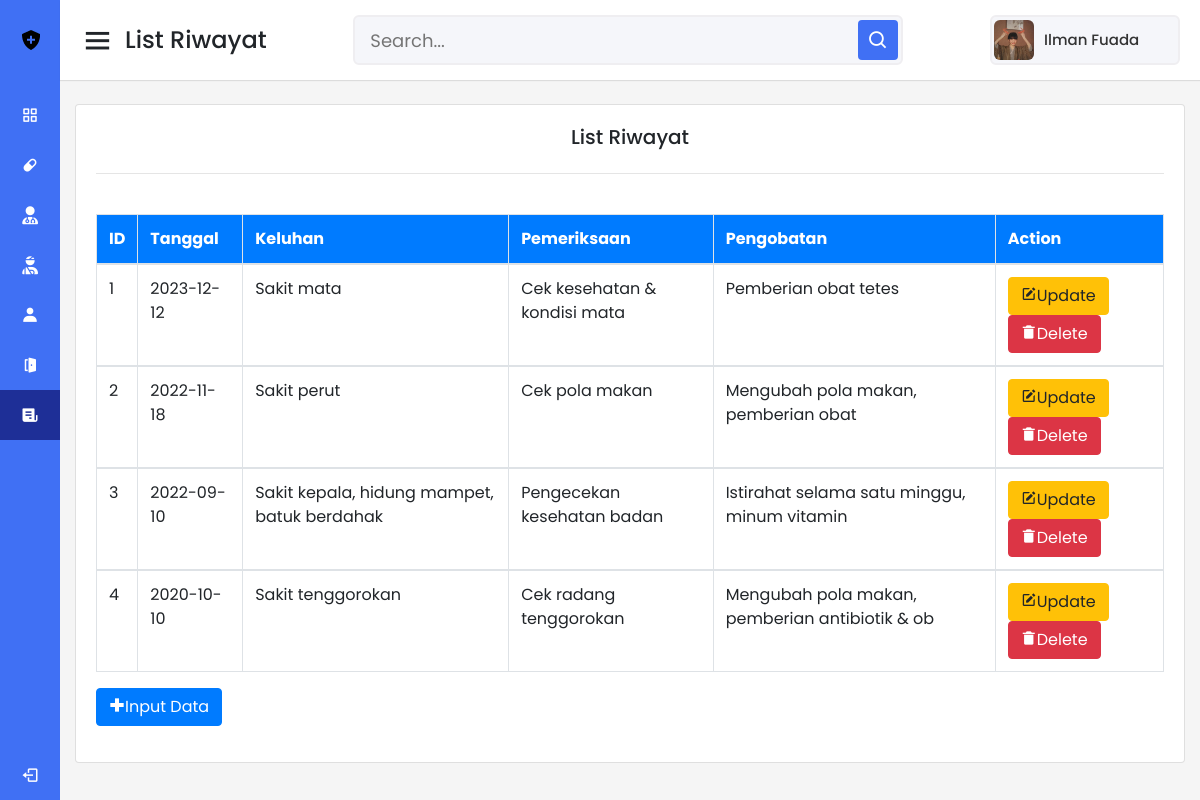
/medis.php, run on the app's committed database.
### tables this page shows
CREATE TABLE `rekam_medis` (
  `id_medis` int(11) NOT NULL AUTO_INCREMENT,
  `tanggal` date DEFAULT NULL,
  `keluhan` varchar(50) DEFAULT NULL,
  `pemeriksaan` varchar(50) DEFAULT NULL,
  `pengobatan` varchar(50) DEFAULT NULL,
  PRIMARY KEY (`id_medis`)
);

### medis.php (the view, shortened to what this page needs)
<!DOCTYPE html>
<html lang="en">
<head>
  <link rel="stylesheet" href="dash.css">
  <link href='https://unpkg.com/boxicons@2.0.7/css/boxicons.min.css' rel='stylesheet'>
  <link rel="stylesheet" href="https://cdnjs.cloudflare.com/ajax/libs/font-awesome/6.2.1/css/all.min.css">
  <link rel="stylesheet" href="https://cdn.jsdelivr.net/npm/bootstrap@4.6.2/dist/css/bootstrap.min.css">
</head>
<body>
  <div class="sidebar">
    <div class="logo-details">
      <img src="gambar/shield-solid.png" alt="" class="mr-3 ml-2">
      <span class="logo_name">DOKi</span>
    </div>
    <ul class="nav-links">
      <li>
        <a href="dashboard.html">
          <i class='bx bx-grid-alt' ></i>
          <span class="links_name">Dashboard</span>
        </a>
      </li>
      <li>
        <a href="obat.php">
          <i class='bx bxs-capsule'></i>
          <span class="links_name">Informasi Obat</span>
        </a>
      </li>
      <li>
        <a href="dokter.php">
          <i class="fa-solid fa-user-doctor"></i>
          <span class="links_name">Informasi Dokter</span>
        </a>
      </li>
      <li>
        <a href="pasien.php">
          <i class="fa-solid fa-user-injured"></i>
          <span class="links_name">Informasi Pasien</span>
        </a>
      </li>
      <li>
        <a href="perawat.php">
          <i class='bx bxs-user'></i>
          <span class="links_name">Informasi Perawat</span>
        </a>
      </li>
      <li>
        <a href="kamar.php">
          <i class='bx bxs-door-open'></i>
          <span class="links_name">Informasi Kamar</span>
        </a>
      </li>
      <li>
        <a href="medis.php" class="active">
          <i class='bx bxs-receipt'></i>
          <span class="links_name">Riwayat Rekam Medis</span>
        </a>
      </li>
      <li class="log_out">
        <a href="index.html">
          <i class='bx bx-log-out'></i>
          <span class="links_name">Log out</span>
        </a>
      </li>
    </ul>
  </div>
  <section class="home-section">
    <nav>
      <div class="sidebar-button">
        <i class='bx bx-menu sidebarBtn'></i>
        <span class="dashboard">List Riwayat</span>
      </div>
      <div class="search-box">
        <input type="text" placeholder="Search...">
        <i class='bx bx-search' ></i>
      </div>
      <div class="profile-details">
        <img src="gambar/potrait.jpg" alt="">
        <span class="admin_name">Ilman Fuada</span>
      </div>
    </nav>
    <div class="home-content">
      <div class="container">
        <div class="card">
          <div class="card-body">
            <h5 class="card-title mb-4" style="text-align: center;">List Riwayat</h5>
            <hr>
            <?php
            include "koneksi.php";
            ?>
            <div class="table-responsive">
              <table class="table table-bordered table-hover">
                <br>
                <thead class="bg-primary text-white">
                  <tr>
                    <th>ID</th>
                    <th>Tanggal</th>
                    <th>Keluhan</th>
                    <th>Pemeriksaan</th>
                    <th>Pengobatan</th>
                    <th>Action</th>
                  </tr>
                </thead>
                <?php
                include "koneksi.php";
                $sql="select*from rekam_medis order by tanggal desc";
                $hasil=mysqli_query($kon,$sql);
                $no=0;
                while ($data = mysqli_fetch_array($hasil)) {
                  $no++;
                  ?>
                  <tbody>
                    <tr>
                      <td><?php echo $no;?></td>
                      <td><?php echo $data["tanggal"]; ?></td>
                      <td><?php echo $data["keluhan"]; ?></td>
                      <td><?php echo $data["pemeriksaan"]; ?></td>
                      <td><?php echo $data["pengobatan"]; ?></td>
                      <td>
                        <a href="medisu.php?id_medis=<?php echo htmlspecialchars($data['id_medis']); ?>" class="btn btn-warning" role="button"><i class='bx bxs-edit'></i>Update</a>
                        <a href="<?php echo htmlspecialchars($_SERVER["PHP_SELF"]); ?>?id_medis=<?php echo $data['id_medis']; ?>" class="btn btn-danger" role="button"><i class='bx bxs-trash-alt'></i>Delete</a>
                      </td>
                    </tr>
                  </tbody>
                  <?php
                }
                ?>
              </table>
            </div>
            <a href="medisc.php" class="btn btn-primary mb-3" role="button"><i class='bx bx-plus-medical' ></i>Input Data</a>
          </div>
        </div>
      </div>
    </div>
  </section>
</body>
</html>

### koneksi.php (shortened to what this page needs)
<!DOCTYPE html>
<html lang="en">
<head>
</head>
<body>
</body>
</html>

### dash.css (style rules this page uses)
* { margin: 0; padding: 0; box-sizing: border-box; font-family: 'Poppins', sans-serif; }
.sidebar { position: fixed; height: 100%; width: 240px; background: #4070f4; transition: all 0.5s ease; }
.sidebar .logo-details { height: 80px; display: flex; align-items: center; margin-left: 11px; }
.sidebar .logo-details .logo_name { color: #fff; font-size: 24px; font-weight: 500; font-family: viga; }
.sidebar .nav-links { margin-top: 10px; }
.sidebar .nav-links li { position: relative; list-style: none; height: 50px; }
.sidebar .nav-links li a { height: 100%; width: 100%; display: flex; align-items: center; text-decoration: none; transition: all 0.4s ease; }
.sidebar .nav-links li a.active { background: #1E2F97; }
.sidebar .nav-links li i { min-width: 60px; text-align: center; font-size: 18px; color: #fff; }
.sidebar .nav-links li a .links_name { color: #fff; font-size: 15px; font-weight: 400; white-space: nowrap; }
.sidebar .nav-links .log_out { position: absolute; bottom: 0; width: 100%; }
.home-section { position: relative; background: #f5f5f5; min-height: 100vh; width: calc(100% - 240px); left: 240px; transition: all 0.5s ease; }
.home-section nav { display: flex; justify-content: space-between; height: 80px; background: #fff; display: flex; align-items: center; position: fixed; width: calc(100% - 240px); left: 240px; z-index: 100; padding: 0 20px; box-shadow: 0 1px 1px rgba(0, 0, 0, 0.1); transition: all 0.5s ease; }
.home-section nav .sidebar-button { display: flex; align-items: center; font-size: 24px; font-weight: 500; }
nav .sidebar-button i { font-size: 35px; margin-right: 10px; }
.home-section nav .search-box { position: relative; height: 50px; max-width: 550px; width: 100%; margin: 0 20px; }
nav .search-box input { height: 100%; width: 100%; outline: none; background: #F5F6FA; border: 2px solid #EFEEF1; border-radius: 6px; font-size: 18px; padding: 0 15px; }
nav .search-box .bx-search { position: absolute; height: 40px; width: 40px; background: #4070f4; right: 5px; top: 50%; transform: translateY(-50%); border-radius: 4px; line-height: 40px; text-align: center; color: #fff; font-size: 22px; transition: all 0.4 ease; }
.home-section nav .profile-details { display: flex; align-items: center; background: #F5F6FA; border: 2px solid #EFEEF1; border-radius: 6px; height: 50px; min-width: 190px; padding: 0 15px 0 2px; }
nav .profile-details img { height: 40px; width: 40px; border-radius: 6px; object-fit: cover; }
nav .profile-details .admin_name { font-size: 15px; font-weight: 500; color: #333; margin: 0 10px; white-space: nowrap; }
.home-section .home-content { position: relative; padding-top: 104px; }
@media (max-width: 1240px) { .sidebar { width: 60px; } }
@media (max-width: 1240px) { .home-section { width: calc(100% - 60px); left: 60px; } }
@media (max-width: 1240px) { .home-section nav { width: calc(100% - 60px); left: 60px; } }

### data on the page
rekam_medis: tanggal "2023-12-12", keluhan "Sakit mata", pemeriksaan "Cek kesehatan & kondisi mata", pengobatan "Pemberian obat tetes"
rekam_medis: tanggal "2022-11-18", keluhan "Sakit perut", pemeriksaan "Cek pola makan", pengobatan "Mengubah pola makan, pemberian obat"
rekam_medis: tanggal "2022-09-10", keluhan "Sakit kepala, hidung mampet, batuk berdahak", pemeriksaan "Pengecekan kesehatan badan", pengobatan "Istirahat selama satu minggu, minum vitamin"
rekam_medis: tanggal "2020-10-10", keluhan "Sakit tenggorokan", pemeriksaan "Cek radang tenggorokan", pengobatan "Mengubah pola makan, pemberian antibiotik & ob"
